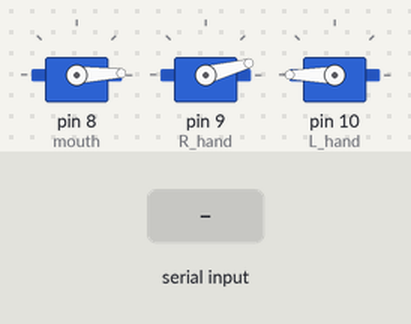
The sketch below on a simulated Arduino Uno, built with avr-gcc and run on an emulated ATmega328P. Parts: 3 × servo. Inputs (shaded band) come from the test bench.

Above: at 1.2 s.
1.3 s: "1" received over Serial
At 1.6 s:
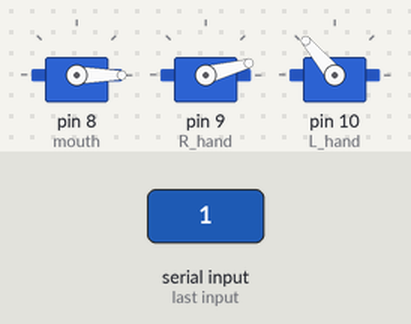
Timing chart, 0 to 4.3 s (numbered marks = the images above; inputs shaded):
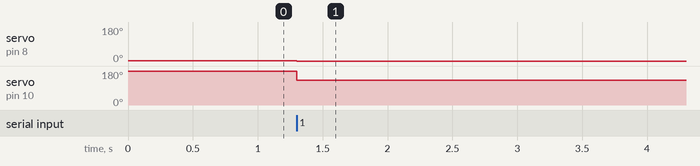

The sketch:

Quantum_Robot_Arduino.ino
```cpp
#include <Servo.h>

Servo mouth, R_hand, L_hand;

int x;
char newArray[5]="00000";
int arrayPosition=0;
int mo=0;
int deg=0;


void setup() {
  Serial.begin(115200);
  Serial.setTimeout(1);

mouth.attach(8);
R_hand.attach(9);
L_hand.attach(10);

R_hand.write(15);
L_hand.write(180);
mouth.write(2);


}

void loop() {
delay(100);
 while (!Serial.available());
 x = Serial.readString().toInt();


mo=0;
deg=0;
newArray[5]="00000";


  for(int a=16; a>=1; a=a/2){
    if((x-a)>=0){
      newArray[arrayPosition]='1';
      x-=a;}
    else{
      newArray[arrayPosition]='0';}
      arrayPosition++;
    }


if(newArray[0]=='1')
{
mo=mo+4;
}
if(newArray[1]=='1')
{
mo=mo+2;
}
if(newArray[2]=='1')
{
mo=mo+1;
}

deg=mo*10;
mouth.write(deg);


if(newArray[3]=='1')
{
R_hand.write(60);
}
else if(newArray[3]=='0')
{
R_hand.write(15);
}


if(newArray[4]=='1')
{
L_hand.write(130);
}
else if(newArray[4]=='0')
{
L_hand.write(180);
}


}
```

Measured:
- after the input at 1.3 s, servo on pin 8 (mouth): 2° → 0° at once; servo on pin 10 (L_hand): 180° → 130° at once
